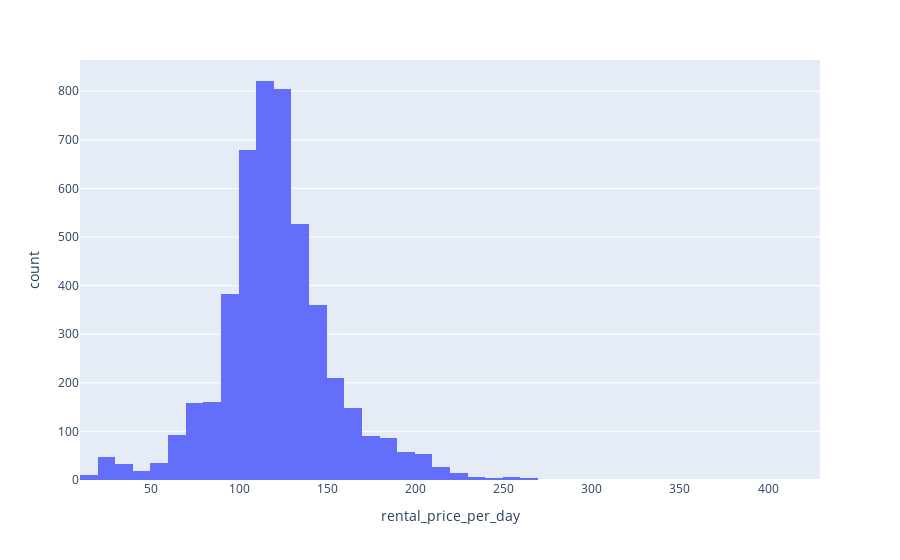

Notebook cell for this chart:
### Code cell
import plotly.express as px

px.histogram(df, x="rental_price_per_day", nbins=50)

### Figure 1 — Plotly figure (JSON) as saved in the notebook; plotly's stock layout.template omitted (floating-point values rounded to 4 significant figures; data arrays with more than 128 entries replaced by an {"elided": "..."} marker saying what was removed)
{"data": [{"alignmentgroup": "True", "bingroup": "x", "hovertemplate": "rental_price_per_day=%{x}<br>count=%{y}<extra></extra>", "legendgroup": "", "marker": {"color": "#636efa", "pattern": {"shape": ""}}, "name": "", "nbinsx": 50, "offsetgroup": "", "orientation": "v", "showlegend": false, "type": "histogram", "x": {"elided": "4841 int values"}, "xaxis": "x", "yaxis": "y"}], "layout": {"barmode": "relative", "legend": {"tracegroupgap": 0}, "margin": {"t": 60}, "xaxis": {"anchor": "y", "domain": [0, 1], "title": {"text": "rental_price_per_day"}}, "yaxis": {"anchor": "x", "domain": [0, 1], "title": {"text": "count"}}}}
